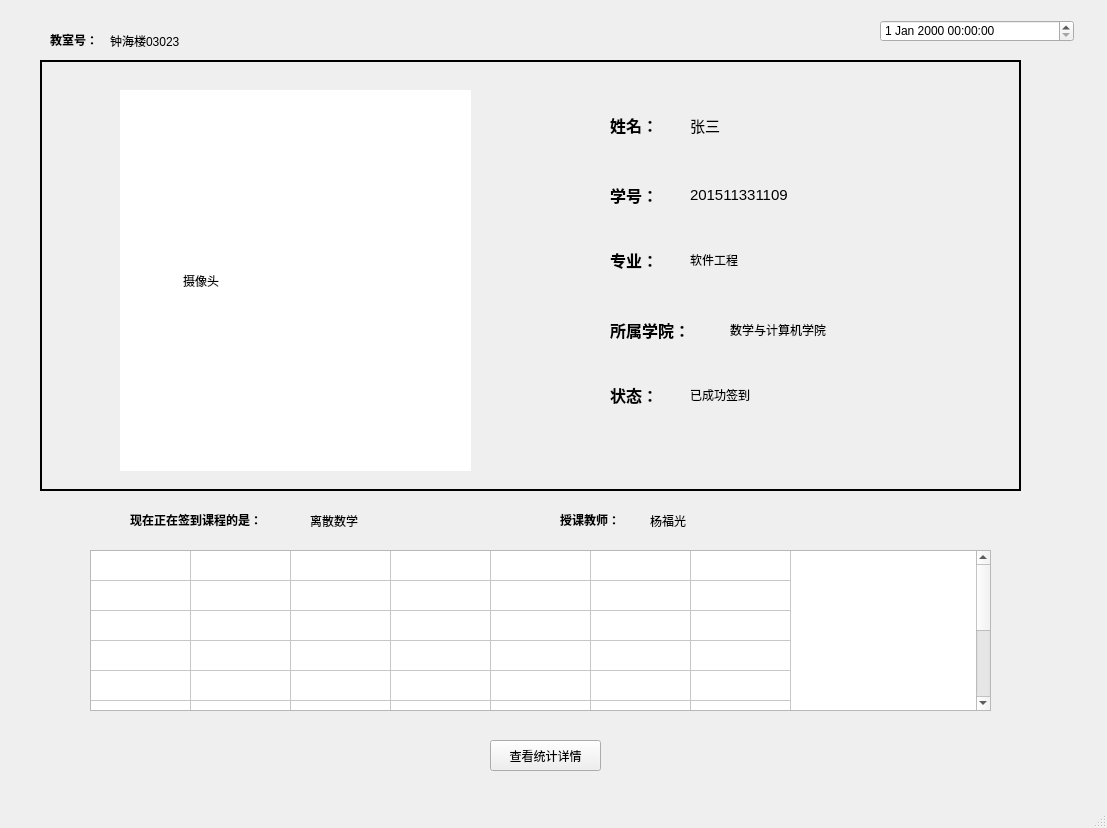
<?xml version="1.0" encoding="UTF-8"?>
<ui version="4.0">
 <class>MainWindow</class>
 <widget class="QMainWindow" name="MainWindow">
  <property name="geometry">
   <rect>
    <x>0</x>
    <y>0</y>
    <width>1107</width>
    <height>828</height>
   </rect>
  </property>
  <property name="windowTitle">
   <string>MainWindow</string>
  </property>
  <property name="styleSheet">
   <string notr="true"/>
  </property>
  <widget class="QWidget" name="centralwidget">
   <widget class="QLabel" name="label">
    <property name="geometry">
     <rect>
      <x>120</x>
      <y>90</y>
      <width>351</width>
      <height>381</height>
     </rect>
    </property>
    <property name="styleSheet">
     <string notr="true">QLabel
{
	background-color: white
}</string>
    </property>
    <property name="text">
     <string>                   摄像头</string>
    </property>
   </widget>
   <widget class="QLabel" name="label_2">
    <property name="geometry">
     <rect>
      <x>610</x>
      <y>100</y>
      <width>101</width>
      <height>51</height>
     </rect>
    </property>
    <property name="text">
     <string>&lt;html&gt;&lt;head/&gt;&lt;body&gt;&lt;p&gt;&lt;span style=&quot; font-size:12pt; font-weight:600;&quot;&gt;姓名：&lt;/span&gt;&lt;/p&gt;&lt;/body&gt;&lt;/html&gt;</string>
    </property>
   </widget>
   <widget class="QLabel" name="label_3">
    <property name="geometry">
     <rect>
      <x>610</x>
      <y>170</y>
      <width>121</width>
      <height>51</height>
     </rect>
    </property>
    <property name="text">
     <string>&lt;html&gt;&lt;head/&gt;&lt;body&gt;&lt;p&gt;&lt;span style=&quot; font-size:12pt; font-weight:600;&quot;&gt;学号：&lt;/span&gt;&lt;/p&gt;&lt;/body&gt;&lt;/html&gt;</string>
    </property>
   </widget>
   <widget class="QLabel" name="label_4">
    <property name="geometry">
     <rect>
      <x>610</x>
      <y>230</y>
      <width>111</width>
      <height>61</height>
     </rect>
    </property>
    <property name="text">
     <string>&lt;html&gt;&lt;head/&gt;&lt;body&gt;&lt;p&gt;&lt;span style=&quot; font-size:12pt; font-weight:600;&quot;&gt;专业：&lt;/span&gt;&lt;/p&gt;&lt;/body&gt;&lt;/html&gt;</string>
    </property>
   </widget>
   <widget class="QLabel" name="label_5">
    <property name="geometry">
     <rect>
      <x>610</x>
      <y>300</y>
      <width>131</width>
      <height>61</height>
     </rect>
    </property>
    <property name="text">
     <string>&lt;html&gt;&lt;head/&gt;&lt;body&gt;&lt;p&gt;&lt;span style=&quot; font-size:12pt; font-weight:600;&quot;&gt;所属学院：&lt;/span&gt;&lt;/p&gt;&lt;/body&gt;&lt;/html&gt;</string>
    </property>
   </widget>
   <widget class="QLabel" name="label_6">
    <property name="geometry">
     <rect>
      <x>690</x>
      <y>110</y>
      <width>161</width>
      <height>31</height>
     </rect>
    </property>
    <property name="text">
     <string>&lt;html&gt;&lt;head/&gt;&lt;body&gt;&lt;p&gt;&lt;span style=&quot; font-size:11pt;&quot;&gt;张三&lt;/span&gt;&lt;/p&gt;&lt;/body&gt;&lt;/html&gt;</string>
    </property>
   </widget>
   <widget class="QLabel" name="label_7">
    <property name="geometry">
     <rect>
      <x>690</x>
      <y>180</y>
      <width>161</width>
      <height>31</height>
     </rect>
    </property>
    <property name="text">
     <string>&lt;html&gt;&lt;head/&gt;&lt;body&gt;&lt;p&gt;&lt;span style=&quot; font-size:11pt;&quot;&gt;201511331109&lt;/span&gt;&lt;/p&gt;&lt;/body&gt;&lt;/html&gt;</string>
    </property>
   </widget>
   <widget class="QLabel" name="label_8">
    <property name="geometry">
     <rect>
      <x>690</x>
      <y>240</y>
      <width>181</width>
      <height>41</height>
     </rect>
    </property>
    <property name="text">
     <string>&lt;html&gt;&lt;head/&gt;&lt;body&gt;&lt;p&gt;软件工程&lt;/p&gt;&lt;/body&gt;&lt;/html&gt;</string>
    </property>
   </widget>
   <widget class="QLabel" name="label_9">
    <property name="geometry">
     <rect>
      <x>730</x>
      <y>310</y>
      <width>181</width>
      <height>41</height>
     </rect>
    </property>
    <property name="text">
     <string>&lt;html&gt;&lt;head/&gt;&lt;body&gt;&lt;p&gt;数学与计算机学院&lt;/p&gt;&lt;/body&gt;&lt;/html&gt;</string>
    </property>
   </widget>
   <widget class="QLabel" name="label_10">
    <property name="geometry">
     <rect>
      <x>610</x>
      <y>360</y>
      <width>111</width>
      <height>71</height>
     </rect>
    </property>
    <property name="text">
     <string>&lt;html&gt;&lt;head/&gt;&lt;body&gt;&lt;p&gt;&lt;span style=&quot; font-size:12pt; font-weight:600;&quot;&gt;状态：&lt;/span&gt;&lt;/p&gt;&lt;/body&gt;&lt;/html&gt;</string>
    </property>
   </widget>
   <widget class="QLabel" name="label_11">
    <property name="geometry">
     <rect>
      <x>690</x>
      <y>370</y>
      <width>181</width>
      <height>51</height>
     </rect>
    </property>
    <property name="text">
     <string>&lt;html&gt;&lt;head/&gt;&lt;body&gt;&lt;p&gt;已成功签到&lt;/p&gt;&lt;/body&gt;&lt;/html&gt;</string>
    </property>
   </widget>
   <widget class="QLabel" name="label_14">
    <property name="geometry">
     <rect>
      <x>50</x>
      <y>30</y>
      <width>51</width>
      <height>21</height>
     </rect>
    </property>
    <property name="text">
     <string>&lt;html&gt;&lt;head/&gt;&lt;body&gt;&lt;p&gt;&lt;span style=&quot; font-weight:600;&quot;&gt;教室号：&lt;/span&gt;&lt;/p&gt;&lt;/body&gt;&lt;/html&gt;</string>
    </property>
   </widget>
   <widget class="QLabel" name="classroom_label">
    <property name="geometry">
     <rect>
      <x>110</x>
      <y>30</y>
      <width>231</width>
      <height>21</height>
     </rect>
    </property>
    <property name="text">
     <string>钟海楼03023</string>
    </property>
   </widget>
   <widget class="QLabel" name="label_12">
    <property name="geometry">
     <rect>
      <x>130</x>
      <y>500</y>
      <width>171</width>
      <height>41</height>
     </rect>
    </property>
    <property name="text">
     <string>&lt;html&gt;&lt;head/&gt;&lt;body&gt;&lt;p&gt;&lt;span style=&quot; font-weight:600;&quot;&gt;现在正在签到课程的是：&lt;/span&gt;&lt;/p&gt;&lt;/body&gt;&lt;/html&gt;</string>
    </property>
   </widget>
   <widget class="QLabel" name="lessonname_label">
    <property name="geometry">
     <rect>
      <x>310</x>
      <y>500</y>
      <width>241</width>
      <height>41</height>
     </rect>
    </property>
    <property name="text">
     <string>离散数学</string>
    </property>
   </widget>
   <widget class="QLabel" name="label_13">
    <property name="geometry">
     <rect>
      <x>560</x>
      <y>500</y>
      <width>101</width>
      <height>41</height>
     </rect>
    </property>
    <property name="text">
     <string>&lt;html&gt;&lt;head/&gt;&lt;body&gt;&lt;p&gt;&lt;span style=&quot; font-weight:600;&quot;&gt;授课教师：&lt;/span&gt;&lt;/p&gt;&lt;/body&gt;&lt;/html&gt;</string>
    </property>
   </widget>
   <widget class="QLabel" name="teachername_label">
    <property name="geometry">
     <rect>
      <x>650</x>
      <y>500</y>
      <width>191</width>
      <height>41</height>
     </rect>
    </property>
    <property name="text">
     <string>杨福光</string>
    </property>
   </widget>
   <widget class="QLabel" name="label_15">
    <property name="geometry">
     <rect>
      <x>40</x>
      <y>60</y>
      <width>981</width>
      <height>431</height>
     </rect>
    </property>
    <property name="styleSheet">
     <string notr="true">QLabel
{
	border:2px solid black;
	
}</string>
    </property>
    <property name="text">
     <string/>
    </property>
   </widget>
   <widget class="QPushButton" name="pushButton">
    <property name="geometry">
     <rect>
      <x>490</x>
      <y>740</y>
      <width>111</width>
      <height>31</height>
     </rect>
    </property>
    <property name="text">
     <string>查看统计详情</string>
    </property>
   </widget>
   <widget class="QTableWidget" name="tableWidget">
    <property name="geometry">
     <rect>
      <x>90</x>
      <y>550</y>
      <width>901</width>
      <height>161</height>
     </rect>
    </property>
    <property name="rowCount">
     <number>10</number>
    </property>
    <property name="columnCount">
     <number>7</number>
    </property>
    <attribute name="horizontalHeaderVisible">
     <bool>false</bool>
    </attribute>
    <attribute name="horizontalHeaderHighlightSections">
     <bool>true</bool>
    </attribute>
    <attribute name="verticalHeaderVisible">
     <bool>false</bool>
    </attribute>
    <row/>
    <row/>
    <row/>
    <row/>
    <row/>
    <row/>
    <row/>
    <row/>
    <row/>
    <row/>
    <column/>
    <column/>
    <column/>
    <column/>
    <column/>
    <column/>
    <column/>
   </widget>
   <widget class="QDateTimeEdit" name="dateTimeEdit">
    <property name="geometry">
     <rect>
      <x>880</x>
      <y>20</y>
      <width>194</width>
      <height>22</height>
     </rect>
    </property>
   </widget>
   <zorder>label_15</zorder>
   <zorder>label</zorder>
   <zorder>label_2</zorder>
   <zorder>label_3</zorder>
   <zorder>label_4</zorder>
   <zorder>label_5</zorder>
   <zorder>label_6</zorder>
   <zorder>label_7</zorder>
   <zorder>label_8</zorder>
   <zorder>label_9</zorder>
   <zorder>label_10</zorder>
   <zorder>label_11</zorder>
   <zorder>label_14</zorder>
   <zorder>classroom_label</zorder>
   <zorder>label_12</zorder>
   <zorder>lessonname_label</zorder>
   <zorder>label_13</zorder>
   <zorder>teachername_label</zorder>
   <zorder>pushButton</zorder>
   <zorder>tableWidget</zorder>
   <zorder>dateTimeEdit</zorder>
  </widget>
  <widget class="QMenuBar" name="menubar">
   <property name="geometry">
    <rect>
     <x>0</x>
     <y>0</y>
     <width>1107</width>
     <height>26</height>
    </rect>
   </property>
  </widget>
  <widget class="QStatusBar" name="statusbar"/>
 </widget>
 <resources/>
 <connections/>
</ui>
